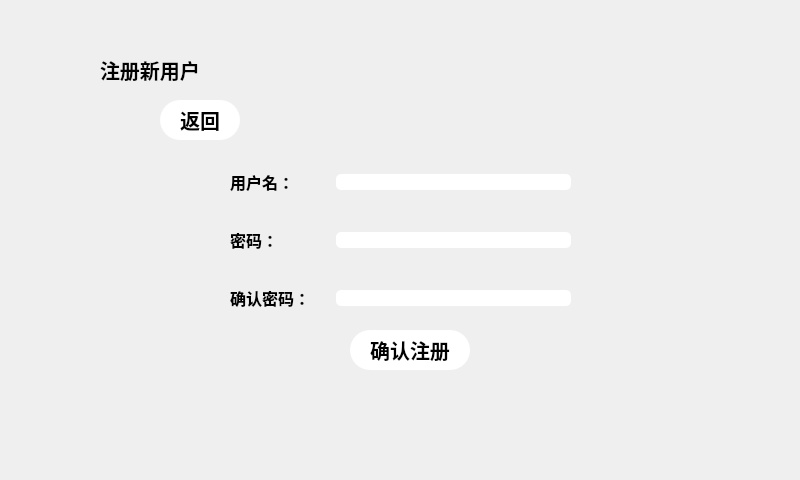
<?xml version="1.0" encoding="UTF-8"?>
<ui version="4.0">
 <class>Register</class>
 <widget class="QWidget" name="Register">
  <property name="geometry">
   <rect>
    <x>0</x>
    <y>0</y>
    <width>800</width>
    <height>480</height>
   </rect>
  </property>
  <property name="minimumSize">
   <size>
    <width>800</width>
    <height>480</height>
   </size>
  </property>
  <property name="maximumSize">
   <size>
    <width>800</width>
    <height>480</height>
   </size>
  </property>
  <property name="windowTitle">
   <string>Form</string>
  </property>
  <property name="styleSheet">
   <string notr="true">QWidget#Register{
	background-image: url(:/image/widget.jpg);
}</string>
  </property>
  <widget class="QWidget" name="widget" native="true">
   <property name="geometry">
    <rect>
     <x>150</x>
     <y>90</y>
     <width>500</width>
     <height>300</height>
    </rect>
   </property>
   <property name="minimumSize">
    <size>
     <width>500</width>
     <height>300</height>
    </size>
   </property>
   <property name="maximumSize">
    <size>
     <width>500</width>
     <height>300</height>
    </size>
   </property>
   <property name="sizeIncrement">
    <size>
     <width>500</width>
     <height>300</height>
    </size>
   </property>
   <property name="styleSheet">
    <string notr="true">#widget{
	
	background-image: url(:/image/register.jpg);
}</string>
   </property>
   <widget class="QPushButton" name="pushButton_back">
    <property name="geometry">
     <rect>
      <x>10</x>
      <y>10</y>
      <width>80</width>
      <height>40</height>
     </rect>
    </property>
    <property name="minimumSize">
     <size>
      <width>80</width>
      <height>40</height>
     </size>
    </property>
    <property name="maximumSize">
     <size>
      <width>80</width>
      <height>40</height>
     </size>
    </property>
    <property name="font">
     <font>
      <pointsize>15</pointsize>
      <weight>75</weight>
      <bold>true</bold>
     </font>
    </property>
    <property name="styleSheet">
     <string notr="true">border-radius:20px;
background-color:rgb(255, 255, 255)</string>
    </property>
    <property name="text">
     <string>返回</string>
    </property>
   </widget>
   <widget class="QWidget" name="layoutWidget">
    <property name="geometry">
     <rect>
      <x>80</x>
      <y>65</y>
      <width>341</width>
      <height>170</height>
     </rect>
    </property>
    <layout class="QVBoxLayout" name="verticalLayout" stretch="1,1,1">
     <item>
      <layout class="QHBoxLayout" name="horizontalLayout">
       <item>
        <widget class="QLabel" name="label">
         <property name="minimumSize">
          <size>
           <width>100</width>
           <height>50</height>
          </size>
         </property>
         <property name="maximumSize">
          <size>
           <width>100</width>
           <height>50</height>
          </size>
         </property>
         <property name="font">
          <font>
           <family>微软雅黑</family>
           <pointsize>12</pointsize>
           <weight>75</weight>
           <bold>true</bold>
          </font>
         </property>
         <property name="text">
          <string>用户名：</string>
         </property>
        </widget>
       </item>
       <item>
        <widget class="QLineEdit" name="lineEdit_username">
         <property name="styleSheet">
          <string notr="true">border-radius:5px;
background-color:rgb(255, 255, 255);
</string>
         </property>
        </widget>
       </item>
      </layout>
     </item>
     <item>
      <layout class="QHBoxLayout" name="horizontalLayout_2">
       <item>
        <widget class="QLabel" name="label_2">
         <property name="minimumSize">
          <size>
           <width>100</width>
           <height>50</height>
          </size>
         </property>
         <property name="maximumSize">
          <size>
           <width>100</width>
           <height>50</height>
          </size>
         </property>
         <property name="font">
          <font>
           <family>微软雅黑</family>
           <pointsize>12</pointsize>
           <weight>75</weight>
           <bold>true</bold>
          </font>
         </property>
         <property name="text">
          <string>密码：</string>
         </property>
        </widget>
       </item>
       <item>
        <widget class="QLineEdit" name="lineEdit_passwd">
         <property name="styleSheet">
          <string notr="true">border-radius:5px;
background-color:rgb(255, 255, 255)</string>
         </property>
         <property name="echoMode">
          <enum>QLineEdit::Password</enum>
         </property>
        </widget>
       </item>
      </layout>
     </item>
     <item>
      <layout class="QHBoxLayout" name="horizontalLayout_3">
       <item>
        <widget class="QLabel" name="label_3">
         <property name="minimumSize">
          <size>
           <width>100</width>
           <height>50</height>
          </size>
         </property>
         <property name="maximumSize">
          <size>
           <width>100</width>
           <height>50</height>
          </size>
         </property>
         <property name="font">
          <font>
           <family>微软雅黑</family>
           <pointsize>12</pointsize>
           <weight>75</weight>
           <bold>true</bold>
          </font>
         </property>
         <property name="text">
          <string>确认密码：</string>
         </property>
        </widget>
       </item>
       <item>
        <widget class="QLineEdit" name="lineEdit_surepasswd">
         <property name="styleSheet">
          <string notr="true">border-radius:5px;
background-color:rgb(255, 255, 255)</string>
         </property>
         <property name="echoMode">
          <enum>QLineEdit::Password</enum>
         </property>
        </widget>
       </item>
      </layout>
     </item>
    </layout>
   </widget>
   <widget class="QPushButton" name="pushButton_sure_register">
    <property name="geometry">
     <rect>
      <x>200</x>
      <y>240</y>
      <width>120</width>
      <height>40</height>
     </rect>
    </property>
    <property name="minimumSize">
     <size>
      <width>120</width>
      <height>40</height>
     </size>
    </property>
    <property name="maximumSize">
     <size>
      <width>120</width>
      <height>40</height>
     </size>
    </property>
    <property name="font">
     <font>
      <pointsize>15</pointsize>
      <weight>75</weight>
      <bold>true</bold>
     </font>
    </property>
    <property name="styleSheet">
     <string notr="true">border-radius:20px;
background-color:rgb(255, 255, 255)</string>
    </property>
    <property name="text">
     <string>确认注册</string>
    </property>
   </widget>
  </widget>
  <widget class="QLabel" name="label_4">
   <property name="geometry">
    <rect>
     <x>50</x>
     <y>32</y>
     <width>50</width>
     <height>50</height>
    </rect>
   </property>
   <property name="minimumSize">
    <size>
     <width>50</width>
     <height>50</height>
    </size>
   </property>
   <property name="maximumSize">
    <size>
     <width>50</width>
     <height>50</height>
    </size>
   </property>
   <property name="styleSheet">
    <string notr="true">image: url(:/image/register_zhuce.png);</string>
   </property>
   <property name="text">
    <string/>
   </property>
  </widget>
  <widget class="QLabel" name="label_5">
   <property name="geometry">
    <rect>
     <x>100</x>
     <y>50</y>
     <width>130</width>
     <height>40</height>
    </rect>
   </property>
   <property name="minimumSize">
    <size>
     <width>130</width>
     <height>40</height>
    </size>
   </property>
   <property name="maximumSize">
    <size>
     <width>130</width>
     <height>40</height>
    </size>
   </property>
   <property name="font">
    <font>
     <pointsize>15</pointsize>
     <weight>75</weight>
     <bold>true</bold>
    </font>
   </property>
   <property name="text">
    <string>注册新用户</string>
   </property>
  </widget>
 </widget>
 <resources/>
 <connections/>
</ui>
